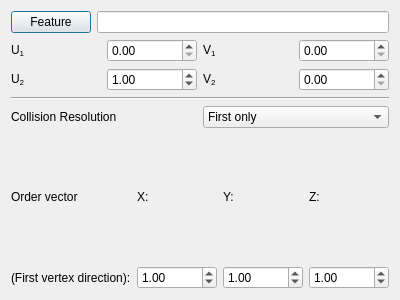
<?xml version="1.0" encoding="utf-8"?>
<ui version="4.0">
 <class>Pin</class>
 <widget class="QDialog" name="Pin">
  <property name="geometry">
   <rect>
    <x>0</x>
    <y>0</y>
    <width>400</width>
    <height>300</height>
   </rect>
  </property>
  <property name="windowTitle">
   <string>Dialog</string>
  </property>
  <layout class="QGridLayout" name="gridLayout">
   <item row="0" column="0">
    <layout class="QHBoxLayout" name="Select_layout">
     <item>
      <widget class="QPushButton" name="Feature_select">
       <property name="text">
        <string>Feature</string>
       </property>
       <property name="checkable">
        <bool>true</bool>
       </property>
       <property name="checked">
        <bool>false</bool>
       </property>
      </widget>
     </item>
     <item>
      <widget class="QLineEdit" name="Feature_textbox"/>
     </item>
    </layout>
   </item>
   <item row="1" column="0">
    <layout class="QGridLayout" name="UV_coord_layout">
     <item row="0" column="0">
      <widget class="QLabel" name="u_1_label">
       <property name="text">
        <string>U&lt;sub&gt;1&lt;/sub&gt;</string>
       </property>
      </widget>
     </item>
     <item row="0" column="1">
      <widget class="QDoubleSpinBox" name="u_1"/>
     </item>
     <item row="0" column="2">
      <widget class="QLabel" name="v_1_label">
       <property name="text">
        <string>V&lt;sub&gt;1&lt;/sub&gt;</string>
       </property>
      </widget>
     </item>
     <item row="0" column="3">
      <widget class="QDoubleSpinBox" name="v_1"/>
     </item>
     <item row="1" column="0">
      <widget class="QLabel" name="u_2_label">
       <property name="text">
        <string>U&lt;sub&gt;2&lt;/sub&gt;</string>
       </property>
      </widget>
     </item>
     <item row="1" column="1">
      <widget class="QDoubleSpinBox" name="u_2">
       <property name="value">
        <double>1.000000000000000</double>
       </property>
      </widget>
     </item>
     <item row="1" column="2">
      <widget class="QLabel" name="v_2_label">
       <property name="text">
        <string>V&lt;sub&gt;2&lt;/sub&gt;</string>
       </property>
      </widget>
     </item>
     <item row="1" column="3">
      <widget class="QDoubleSpinBox" name="v_2"/>
     </item>
    </layout>
   </item>
   <item row="2" column="0">
    <widget class="QFrame" name="line_1">
     <property name="frameShape">
      <enum>QFrame::Shape::HLine</enum>
     </property>
     <property name="frameShadow">
      <enum>QFrame::Shadow::Sunken</enum>
     </property>
    </widget>
   </item>
   <item row="3" column="0">
    <layout class="QHBoxLayout" name="Conflict_layout">
     <item>
      <widget class="QLabel" name="Conflict_mode_label">
       <property name="minimumSize">
        <size>
         <width>0</width>
         <height>0</height>
        </size>
       </property>
       <property name="maximumSize">
        <size>
         <width>16777215</width>
         <height>16777215</height>
        </size>
       </property>
       <property name="layoutDirection">
        <enum>Qt::LayoutDirection::LeftToRight</enum>
       </property>
       <property name="autoFillBackground">
        <bool>false</bool>
       </property>
       <property name="text">
        <string>Collision Resolution</string>
       </property>
       <property name="scaledContents">
        <bool>false</bool>
       </property>
       <property name="wordWrap">
        <bool>false</bool>
       </property>
      </widget>
     </item>
     <item>
      <widget class="QComboBox" name="Conflict_mode">
       <property name="toolTip">
        <string>The method used for resolving the UV order if multiple non-merged vertices are present in the selected region.</string>
       </property>
       <item>
        <property name="text">
         <string extracomment="Only the first vertex at the given position is pinned at the given UV coordinates.">First only</string>
        </property>
       </item>
       <item>
        <property name="text">
         <string>All same</string>
        </property>
       </item>
       <item>
        <property name="text">
         <string comment="Every coincident vertex is assigned the respective UV coordinates, linearly extrapolating the given coordinates if necessary.">Increasing linear</string>
        </property>
       </item>
      </widget>
     </item>
    </layout>
   </item>
   <item row="4" column="0">
    <layout class="QGridLayout" name="Priority_layout">
     <item row="0" column="0">
      <widget class="QLabel" name="Priority_label_1">
       <property name="text">
        <string>Order vector</string>
       </property>
      </widget>
     </item>
     <item row="0" column="1">
      <widget class="QLabel" name="PriorityDx_label">
       <property name="text">
        <string>X:</string>
       </property>
      </widget>
     </item>
     <item row="0" column="2">
      <widget class="QLabel" name="PriorityDy_label">
       <property name="text">
        <string>Y:</string>
       </property>
      </widget>
     </item>
     <item row="0" column="3">
      <widget class="QLabel" name="PriorityDz_label">
       <property name="text">
        <string>Z:</string>
       </property>
      </widget>
     </item>
     <item row="1" column="0">
      <widget class="QLabel" name="Priority_label_2">
       <property name="text">
        <string>(First vertex direction):</string>
       </property>
      </widget>
     </item>
     <item row="1" column="1">
      <widget class="QDoubleSpinBox" name="PriorityDx">
       <property name="minimum">
        <double>-100.000000000000000</double>
       </property>
       <property name="maximum">
        <double>100.000000000000000</double>
       </property>
       <property name="value">
        <double>1.000000000000000</double>
       </property>
      </widget>
     </item>
     <item row="1" column="2">
      <widget class="QDoubleSpinBox" name="PriorityDy">
       <property name="minimum">
        <double>-100.000000000000000</double>
       </property>
       <property name="maximum">
        <double>100.000000000000000</double>
       </property>
       <property name="value">
        <double>1.000000000000000</double>
       </property>
      </widget>
     </item>
     <item row="1" column="3">
      <widget class="QDoubleSpinBox" name="PriorityDz">
       <property name="minimum">
        <double>-100.000000000000000</double>
       </property>
       <property name="maximum">
        <double>100.000000000000000</double>
       </property>
       <property name="value">
        <double>1.000000000000000</double>
       </property>
      </widget>
     </item>
    </layout>
   </item>
  </layout>
 </widget>
 <resources/>
 <connections/>
</ui>
